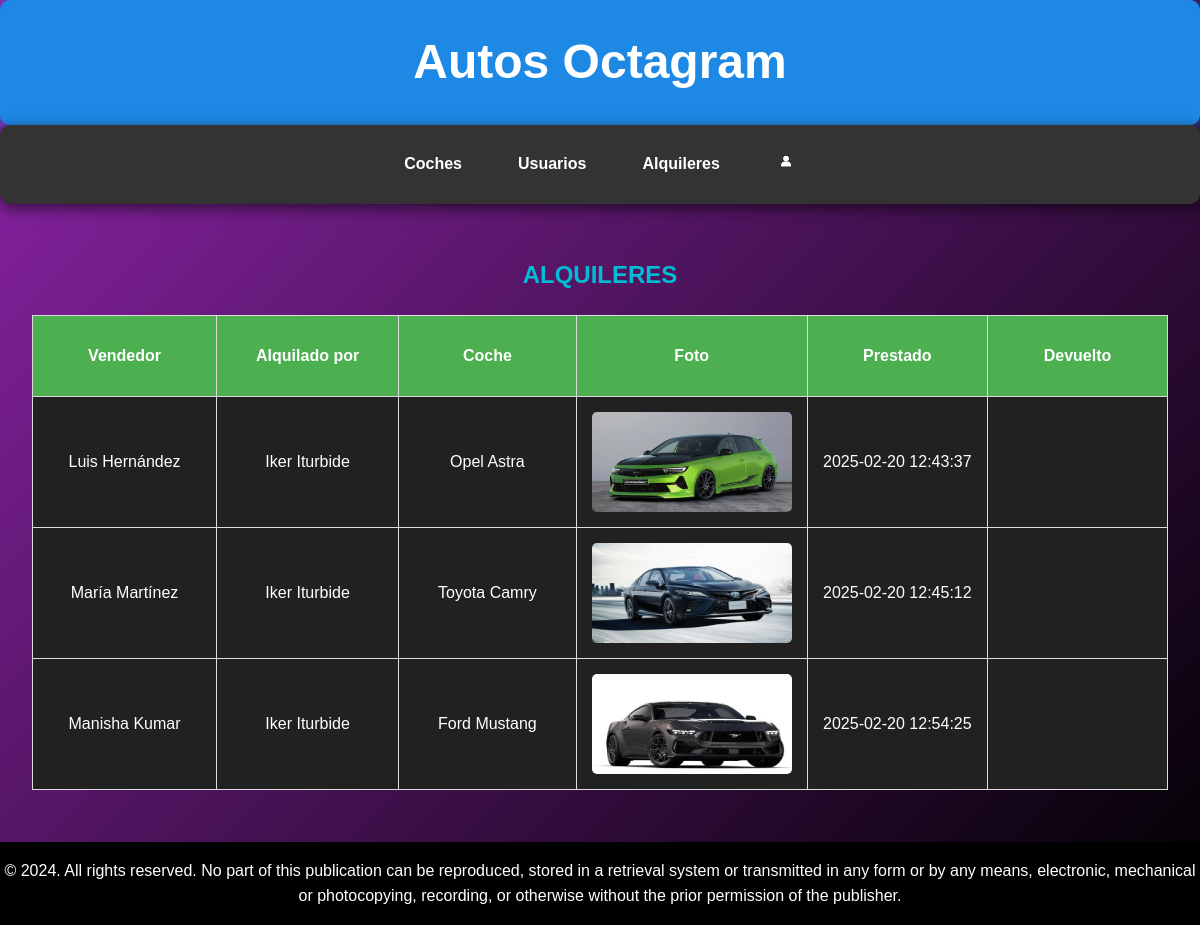
Page /alquileres/listar.php (signed in) on the earlier database version.
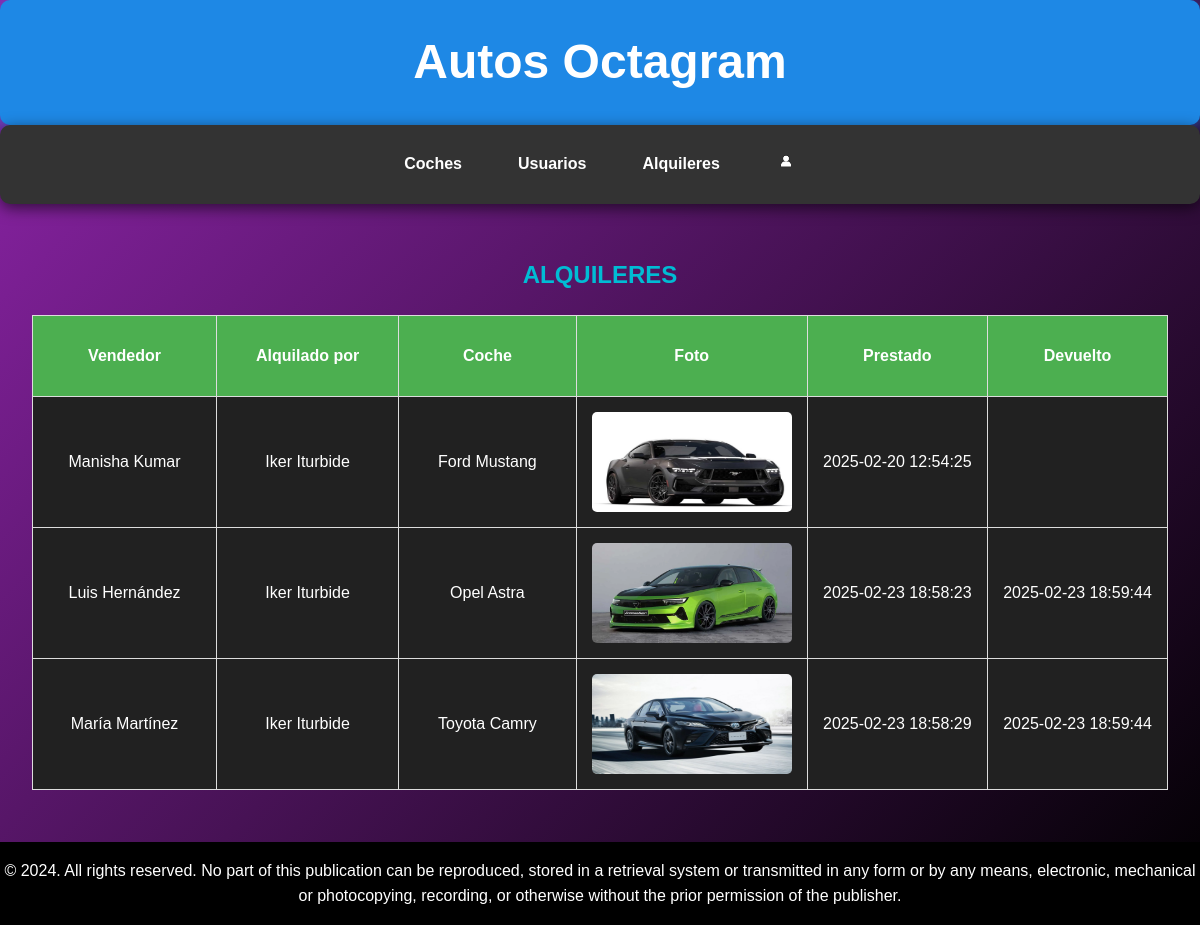
Same page on the later database version.
### tables this page shows
CREATE TABLE `alquileres` (
  `id_alquiler` int(10) unsigned NOT NULL AUTO_INCREMENT,
  `id_usuario` int(10) unsigned DEFAULT NULL,
  `id_coche` int(10) unsigned DEFAULT NULL,
  `prestado` datetime DEFAULT NULL,
  `devuelto` datetime DEFAULT NULL,
  PRIMARY KEY (`id_alquiler`),
  KEY `id_usuario` (`id_usuario`),
  KEY `id_coche` (`id_coche`),
  CONSTRAINT `alquileres_ibfk_1` FOREIGN KEY (`id_usuario`) REFERENCES `usuarios` (`id_usuario`),
  CONSTRAINT `alquileres_ibfk_2` FOREIGN KEY (`id_coche`) REFERENCES `coches` (`id_coche`)
);

CREATE TABLE `coches` (
  `id_coche` int(10) unsigned NOT NULL AUTO_INCREMENT,
  `modelo` varchar(50) DEFAULT NULL,
  `marca` varchar(50) DEFAULT NULL,
  `color` varchar(50) DEFAULT NULL,
  `precio` int(10) DEFAULT NULL,
  `alquilado` tinyint(1) DEFAULT NULL,
  `foto` varchar(300) DEFAULT NULL,
  `id_vendedor` int(10) DEFAULT NULL,
  PRIMARY KEY (`id_coche`)
);

### alquileres/listar.php (the view, shortened to what this page needs)
<!DOCTYPE html>
<html lang="es">
	<head>
		<link rel="stylesheet" href="../index.css">
	</head>
	<body>
        <?php
            $conn = mysqli_connect ("localhost", "root", "rootroot", "concesionario");
        ?>
		<header class="header">
            <h1>Autos Octagram</h1>
        </header>
        <nav class="navega">
            <ul>
                <li>
                    <a href="../coches/coches.php">Coches</a>
                </li>
                <?php if ($_SESSION['tipo']=='vendedor' || $_SESSION['tipo']=='administrador' || $_SESSION['tipo']=='comprador'){ ?>
                <li>
                    <a href="../usuarios/usuarios.php">Usuarios</a>
                </li>
                <?php } ?>
                <?php if ($_SESSION['tipo']=='vendedor' || $_SESSION['tipo']=='administrador' || $_SESSION['tipo']=='comprador'){ ?>
                    <li>
                        <a href="../alquileres/alquileres.php">Alquileres</a>
                    </li>
                <?php } ?>
                <li>
                    <a href="../registro.php"><img src="../icono.png" width="20"></a>
                </li>
            </ul>
        </nav>
        <main class="contenido">
        <h2>ALQUILERES</h2>
         <?PHP
            $tipo=$_SESSION['tipo'];
            $id_usuario=$_SESSION['id_usuario'];
            if ($tipo=='administrador'){
                $sql = "select concat(v.nombre,' ',v.apellidos) as vendedor, concat(u.nombre,' ',u.apellidos) as usuario, concat(marca,' ',modelo) as coche, foto, prestado, devuelto
                from alquileres a join usuarios u on a.id_usuario=u.id_usuario join coches c on a.id_coche=c.id_coche join usuarios v on c.id_vendedor=v.id_usuario";
            }
            elseif ($tipo=='comprador'){
                $sql = "select concat(v.nombre,' ',v.apellidos) as vendedor, concat(u.nombre,' ',u.apellidos) as usuario, concat(marca,' ',modelo) as coche, foto, prestado, devuelto
                from alquileres a join usuarios u on a.id_usuario=u.id_usuario join coches c on a.id_coche=c.id_coche join usuarios v on c.id_vendedor=v.id_usuario where a.id_usuario='$id_usuario'";
            }
            $consulta = mysqli_query ($conn,$sql)
            or die ("Fallo en la consulta");
            $nfilas = mysqli_num_rows ($consulta);
            if ($nfilas > 0){
               print ("<TABLE border=1 align=center>\n");
               print ("<TR>\n");
               print ("<TH height=50px width=200px>Vendedor</TH>\n");
               print ("<TH height=50px width=200px>Alquilado por</TH>\n");
               print ("<TH height=50px width=200px>Coche</TH>\n");
               print ("<TH height=50px width=200px>Foto</TH>\n");
               print ("<TH height=50px width=200px>Prestado</TH>\n");
               print ("<TH height=50px width=200px>Devuelto</TH>\n");
               print ("</TR>\n");
               for ($i=0; $i<$nfilas; $i++){
                  $resultado = mysqli_fetch_array ($consulta);
                  print ("<TR>\n");
                  print ("<TD>" . $resultado['vendedor'] . "</TD>\n");
                  print ("<TD>" . $resultado['usuario'] . "</TD>\n");
                  print ("<TD>" . $resultado['coche'] . "</TD>\n");
                  print ("<TD><img src='../coches/img/" . htmlspecialchars($resultado['foto']) . "' width=200 height=100 align=center></TD>\n");
                  print ("<TD>" . $resultado['prestado'] . "</TD>\n");
                  print ("<TD>" . $resultado['devuelto'] . "</TD>\n");
                  print ("</TR>\n");
               }
               print ("</TABLE>\n");
            }
            else{
               print ("No hay alquileres disponibles");
            }
         ?>
        </main>
        <footer class="footer">
            <p> © 2024. All rights reserved. No part of this publication can be reproduced, stored in a retrieval system or transmitted in any form or by any means,
                electronic, mechanical or photocopying, recording, or otherwise without the prior permission of the publisher.</p>
        </footer>
	</body>
</html>

### index.css (style rules this page uses)
body, h1, h2, p, ul, li, a { margin: 0; padding: 0; box-sizing: border-box; }
body { font-family: Arial, sans-serif; line-height: 1.6; background-color: #212121; color: #fff; display: flex; flex-direction: column; min-height: 100vh; background: linear-gradient(135deg, #8e24aa, #000000); }
.header { background-color: #1e88e5; color: white; text-align: center; padding: 1.5rem 0; box-shadow: 0 4px 20px rgba(30, 136, 229, 0.7); border-radius: 10px; transition: transform 0.3s ease, background-color 0.3s ease; }
.header h1 { margin: 0; font-size: 3rem; }
.navega { background-color: #333; text-align: center; padding: 1rem 0; box-shadow: 0 4px 15px rgba(0, 0, 0, 0.6); border-radius: 10px; margin-bottom: 20px; }
.navega ul { list-style: none; display: inline-flex; gap: 2rem; }
.navega a { color: white; text-decoration: none; font-weight: bold; padding: 1rem 2rem; border-radius: 30px; transition: background-color 0.3s ease, transform 0.3s ease; }
ul { list-style:none; }
.navega li a { color:#fff; text-decoration:none; padding:10px 12px; display:block; }
.contenido { flex: 1; padding: 2rem; text-align: center; }
.contenido h2 { margin-bottom: 1rem; color: #00bcd4; }
.footer { background-color: #000000; color: white; text-align: center; padding: 1rem 0; margin-top: auto; }
table { width: 100%; border-collapse: collapse; margin: 20px 0; background-color: #212121; }
th, td { padding: 15px; text-align: center; border: 1px solid #ddd; }
th { background-color: #4caf50; color: white; font-weight: bold; }
td img { max-width: 200px; max-height: 100px; border-radius: 5px; transition: transform 0.3s ease; }

Differences in the rows shown:
removed alquileres: vendedor "Luis Hernández", usuario "Iker Iturbide", coche "Opel Astra", id_coche.foto (picture), prestado "2025-02-20 12:43:37"
removed alquileres: vendedor "María Martínez", usuario "Iker Iturbide", coche "Toyota Camry", id_coche.foto (picture), prestado "2025-02-20 12:45:12"
added alquileres: vendedor "Luis Hernández", usuario "Iker Iturbide", coche "Opel Astra", id_coche.foto (picture), prestado "2025-02-23 18:58:23", devuelto "2025-02-23 18:59:44"
added alquileres: vendedor "María Martínez", usuario "Iker Iturbide", coche "Toyota Camry", id_coche.foto (picture), prestado "2025-02-23 18:58:29", devuelto "2025-02-23 18:59:44"
